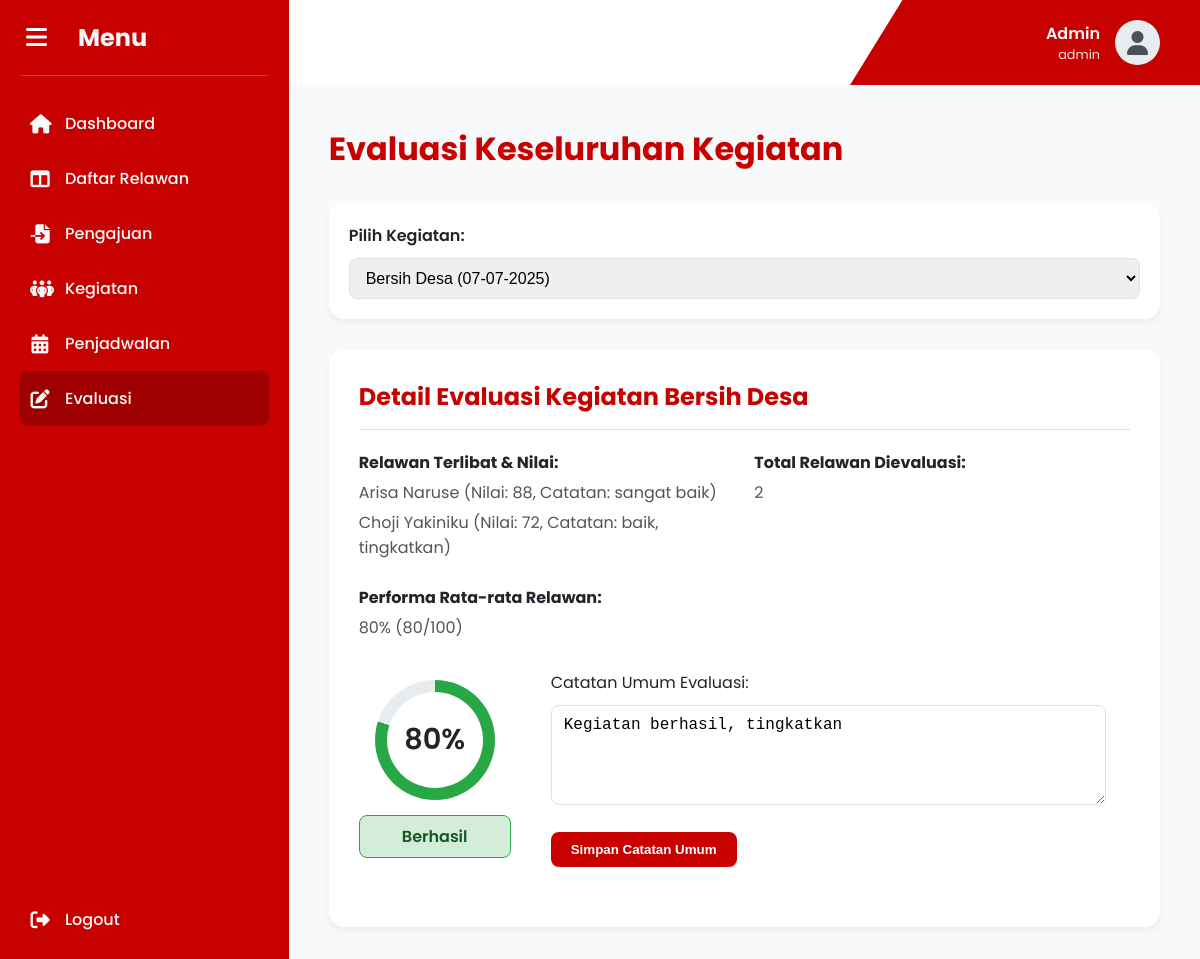
Screenshot of /evaluasi-keseluruhan.php?kegiatan_id=1 (signed in) with the database file from the repository.
### tables this page shows
CREATE TABLE `kegiatan` (
  `id` int(11) NOT NULL,
  `nama_kegiatan` varchar(100) NOT NULL,
  `tanggal` date NOT NULL,
  `waktu_mulai` time DEFAULT NULL,
  `waktu_selesai` time DEFAULT NULL,
  `lokasi` varchar(255) DEFAULT NULL,
  `deskripsi` text NOT NULL,
  `kategori` varchar(100) NOT NULL,
  `kuota_relawan` int(11) NOT NULL,
  `perlengkapan` text DEFAULT NULL,
  `catatan` text DEFAULT NULL,
  `status` enum('aktif','nonaktif') DEFAULT 'aktif'
);

CREATE TABLE `evaluasi` (
  `id` int(11) NOT NULL,
  `id_relawan` int(11) NOT NULL,
  `id_kegiatan` int(11) NOT NULL,
  `tanggal_evaluasi` date DEFAULT NULL,
  `kedisiplinan` tinyint(4) DEFAULT NULL,
  `komunikasi` tinyint(4) DEFAULT NULL,
  `kerjasama` tinyint(4) DEFAULT NULL,
  `tanggung_jawab` tinyint(4) DEFAULT NULL,
  `catatan` text DEFAULT NULL,
  `is_present` tinyint(1) DEFAULT 0,
  `evaluated_by` int(11) DEFAULT NULL,
  `nilai` int(11) DEFAULT NULL
);

CREATE TABLE `applicants` (
  `id` int(11) NOT NULL,
  `name` varchar(100) NOT NULL,
  `nik` varchar(20) NOT NULL,
  `email` varchar(100) NOT NULL,
  `address` text NOT NULL,
  `phone` varchar(20) NOT NULL,
  `education` varchar(50) NOT NULL,
  `availability` text NOT NULL,
  `document_name` varchar(255) DEFAULT NULL,
  `status` enum('diajukan','diseleksi','diterima','ditolak','mengundurkan_diri') NOT NULL DEFAULT 'diajukan',
  `role` enum('relawan','admin','koordinator') NOT NULL DEFAULT 'relawan',
  `rejection_reason` text DEFAULT NULL,
  `created_at` datetime DEFAULT current_timestamp()
);

### evaluasi-keseluruhan.php (the view, shortened to what this page needs)
<?php
require_once 'config/db.php';
$admin_name = $_SESSION['nama_lengkap'] ?? 'Admin';
$admin_email = $_SESSION['email'] ?? 'admin@gmail.com';
function safe($v) {
    return ($v===null||$v===''||$v===false) ? '-' : htmlspecialchars($v);
}
$kegiatan = $conn->query("SELECT k.id, k.nama_kegiatan, k.tanggal
    FROM kegiatan k
    JOIN assignments a ON a.kegiatan_id = k.id
    WHERE a.status = 'selesai'
    GROUP BY k.id
    ORDER BY k.tanggal DESC")->fetch_all(MYSQLI_ASSOC);
$selected_id = intval($_GET['kegiatan_id'] ?? 0);
$stat = [
    'total_relawan' => 0,
    'avg_nilai' => 0,
    'volunteers' => [],
    'catatan_umum' => '',
];
if ($selected_id) {
    $relawan = $conn->query("SELECT a.id AS id_relawan, a.name,
    e.kedisiplinan, e.komunikasi, e.kerjasama, e.tanggung_jawab,
    e.nilai AS nilai_admin, e.catatan
    FROM assignment_relawan ar
    JOIN assignments ass ON ass.id = ar.assignment_id
    JOIN applicants a ON ar.relawan_id = a.id
    LEFT JOIN evaluasi e ON e.id_kegiatan = ass.kegiatan_id AND e.id_relawan = a.id
    WHERE ass.kegiatan_id = $selected_id");
    $nilai_total = 0; $count = 0;
    while ($relawan && $row = $relawan->fetch_assoc()) {
        $kedisiplinan = (int)$row['kedisiplinan'];
        $komunikasi = (int)$row['komunikasi'];
        $kerjasama = (int)$row['kerjasama'];
        $tanggung_jawab = (int)$row['tanggung_jawab'];
        $nilai_admin = (float)$row['nilai_admin'];
        if ($nilai_admin > 0 || $kedisiplinan > 0 || $komunikasi > 0 || $kerjasama > 0 || $tanggung_jawab > 0) {
            $skor = $kedisiplinan + $komunikasi + $kerjasama + $tanggung_jawab + $nilai_admin;
            $final_score = ($skor / 25) * 100;
            $stat['volunteers'][] = [
                'name' => $row['name'],
                'nilai' => round($final_score, 2),
                'catatan' => $row['catatan'] ?? ''
            ];
            $nilai_total += $final_score;
            $count++;
        }
    }
    $stat['total_relawan'] = $count;
    $stat['avg_nilai'] = $count ? round($nilai_total / $count, 2) : 0;
    $cat = $conn->query("SELECT catatan_umum FROM evaluasi_keseluruhan WHERE id_kegiatan=$selected_id");
    $stat['catatan_umum'] = ($cat && $row = $cat->fetch_assoc()) ? $row['catatan_umum'] : '';
}
?>
<!DOCTYPE html>
<html lang="id">
<head>
    <link rel="stylesheet" href="https://cdnjs.cloudflare.com/ajax/libs/font-awesome/6.1.1/css/all.min.css">
</head>
<body>
    <div class="dashboard-container">
        <aside class="sidebar">
            <div class="sidebar-header">
                <button id="menu-toggle"><i class="fa-solid fa-bars"></i></button>
                <h2>Menu</h2>
            </div>
            <nav class="sidebar-nav">
                <ul>
                    <li><a href="dashboard-admin.php"><i class="fa-solid fa-house nav-icon"></i><span>Dashboard</span></a></li>
                    <li><a href="daftar-relawan.php"><i class="fa-solid fa-table-columns nav-icon"></i><span>Daftar Relawan</span></a></li>
                    <li><a href="pengajuan.php"><i class="fa-solid fa-file-import nav-icon"></i><span>Pengajuan</span></a></li>
                    <li><a href="kegiatan.php"><i class="fa-solid fa-people-group nav-icon"></i><span>Kegiatan</span></a></li>
                    <li><a href="penjadwalan.php"><i class="fa-solid fa-calendar-days nav-icon"></i><span>Penjadwalan</span></a></li>
                    <li class="active"><a href="evaluasi-main.php"><i class="fa-solid fa-pen-to-square nav-icon"></i><span>Evaluasi</span></a></li>
                </ul>
            </nav>
            <div class="sidebar-footer">
                <nav class="sidebar-nav">
                    <ul>
                        <li><a href="logout.php"><i class="fa-solid fa-right-from-bracket nav-icon"></i><span>Logout</span></a></li>
                    </ul>
                </nav>
            </div>
        </aside>
        <main class="main-content">
            <header class="main-header">
                <div class="header-shape"></div>
                <div class="user-profile">
                    <div class="user-info">
                        <div class="user-name"><?= safe($admin_name) ?></div>
                        <div class="user-email"><?= safe($admin_email) ?></div>
                    </div>
                    <div class="user-avatar">
                        <i class="fa-solid fa-user"></i>
                    </div>
                </div>
            </header>
            <section class="content-area">
                <div class="section-header">
                    <h2>Evaluasi Keseluruhan Kegiatan</h2>
                </div>
                <form method="get" class="filter-section" style="margin-bottom:0;">
                    <div style="flex:1;">
                        <label for="kegiatan_id">Pilih Kegiatan:</label>
                        <select name="kegiatan_id" id="kegiatan_id" onchange="this.form.submit()">
                            <?php foreach ($kegiatan as $k): ?>
                                <option value="<?= $k['id'] ?>" <?= $selected_id==$k['id']?'selected':'' ?>>
                                    <?= safe($k['nama_kegiatan']) ?> (<?= date('d-m-Y', strtotime($k['tanggal'])) ?>)
                                </option>
                            <?php endforeach; ?>
                        </select>
                    </div>
                </form>
                <?php if ($selected_id): ?>
                <div class="evaluation-details-card">
                    <h3>Detail Evaluasi Kegiatan <span><?= safe($kegiatan[array_search($selected_id, array_column($kegiatan, 'id'))]['nama_kegiatan'] ?? '') ?></span></h3>
                    <div class="detail-grid">
                        <div class="detail-item">
                            <strong>Relawan Terlibat & Nilai:</strong>
                            <ul>
                                <?php foreach ($stat['volunteers'] as $v): ?>
                                    <li><?= safe($v['name']) ?> (Nilai: <?= safe($v['nilai']) ?><?= $v['catatan'] ? ', Catatan: '.safe($v['catatan']) : '' ?>)</li>
                                <?php endforeach; if (!$stat['volunteers']) echo '<li>-</li>'; ?>
                            </ul>
                        </div>
                        <div class="detail-item">
                            <strong>Total Relawan Dievaluasi:</strong>
                            <span><?= $stat['total_relawan'] ?></span>
                        </div>
                        <div class="detail-item">
                            <strong>Performa Rata-rata Relawan:</strong>
                            <span>
                                <?php
                                if ($stat['avg_nilai']) {
                                    $percent = round($stat['avg_nilai']);
                                    echo "$percent% ($stat[avg_nilai]/100)";
                                } else {
                                    echo 'N/A';
                                }
                                ?>
                            </span>
                        </div>
                    </div>
                    <?php
                    $success_percent = $stat['avg_nilai'] ? round($stat['avg_nilai']) : 0;
                    $badge = 'badge-fail'; $indicator = 'Gagal';
                    if ($success_percent >= 75) { $badge = 'badge-success'; $indicator = 'Berhasil'; }
                    else if ($success_percent >= 50) { $badge = 'badge-medium'; $indicator = 'Normal'; }
                    ?>
                    <div style="display:flex;align-items:center;gap:40px;margin:30px 0;">
                        <div>
                            <div class="success-chart" style="--percentage:<?= $success_percent ?>;--chart-color:<?= $badge=='badge-success'?'#28a745':($badge=='badge-medium'?'#ffc107':'#dc3545') ?>;">
                                <span class="chart-percentage"><?= $success_percent ?>%</span>
                            </div>
                            <div class="overall-success-badge <?= $badge ?>"><?= $indicator ?></div>
                        </div>
                        <div style="flex:1;">
                            <form method="post">
                                <label for="catatan_umum">Catatan Umum Evaluasi:</label>
                                <textarea name="catatan_umum" class="conclusion-textarea" required><?= safe($stat['catatan_umum']) ?></textarea>
                                <br>
                                <button type="submit" class="save-overall-evaluation-button">
                                    Simpan Catatan Umum
                                </button>
                            </form>
                        </div>
                    </div>
                </div>
                <?php elseif (isset($_GET['kegiatan_id'])): ?>
                    <div class="empty-state-message">Kegiatan tidak ditemukan atau belum dievaluasi.</div>
                <?php else: ?>
                    <div class="empty-state-message">Pilih kegiatan untuk melihat detail evaluasi.</div>
                <?php endif; ?>
            </section>
        </main>
    </div>
</body>
</html>

### rows the page displays
kegiatan: nama_kegiatan "Bersih Desa"
evaluasi: applicants.name "Arisa Naruse", nilai "88", catatan "sangat baik"
evaluasi: applicants.name "Choji Yakiniku", nilai "72", catatan "baik, tingkatkan"

### other values shown
safe($admin_name) "Admin"
safe($admin_email) "admin"
$stat['total_relawan'] "2"
$percent "80"
$stat[avg_nilai] "80"
$success_percent "80"
$indicator "Berhasil"
form field kegiatan_id "Bersih Desa (07-07-2025)"
